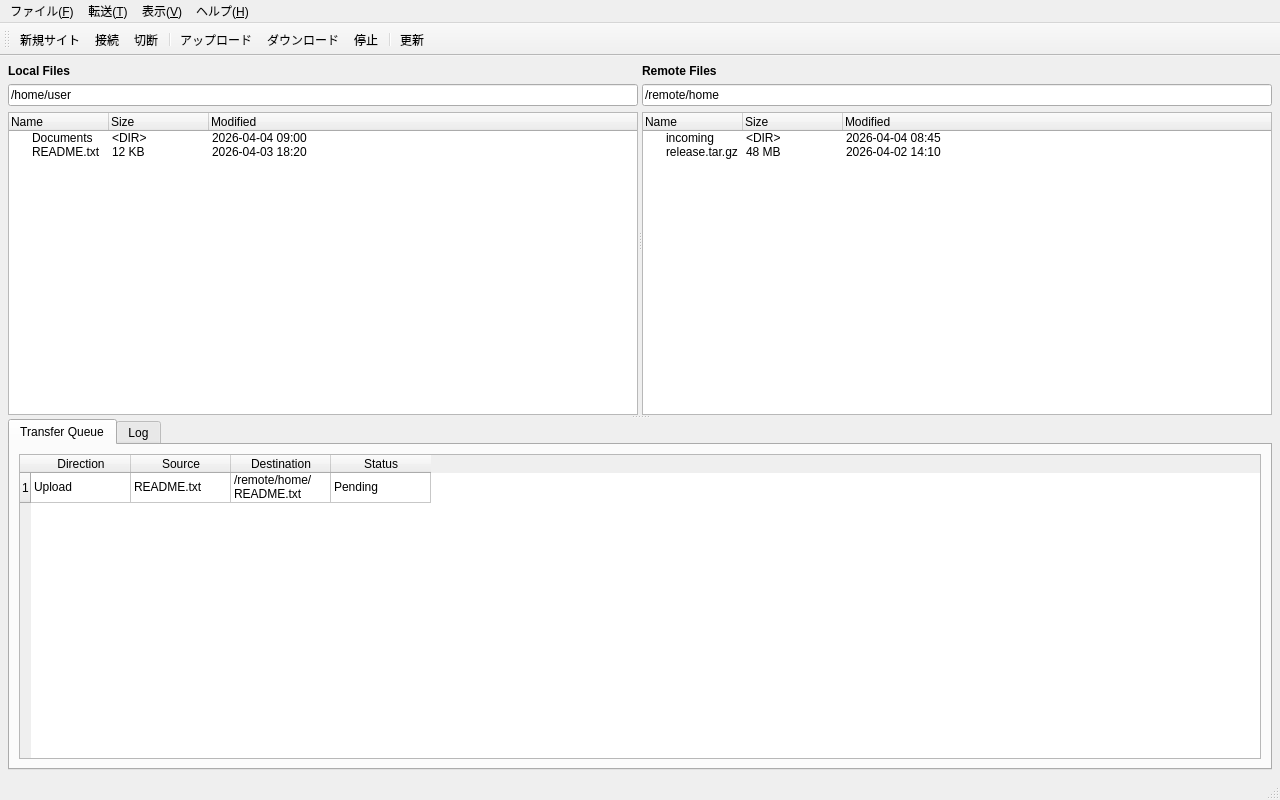
<?xml version="1.0" encoding="UTF-8"?>
<ui version="4.0">
 <class>MainWindow</class>
 <widget class="QMainWindow" name="MainWindow">
  <property name="geometry">
   <rect>
    <x>0</x>
    <y>0</y>
    <width>1280</width>
    <height>800</height>
   </rect>
  </property>
  <property name="windowTitle">
   <string>kdeftpclient</string>
  </property>
  <widget class="QWidget" name="centralwidget">
   <layout class="QVBoxLayout" name="verticalLayout">
    <property name="leftMargin">
     <number>8</number>
    </property>
    <property name="topMargin">
     <number>8</number>
    </property>
    <property name="rightMargin">
     <number>8</number>
    </property>
    <property name="bottomMargin">
     <number>8</number>
    </property>
    <property name="spacing">
     <number>8</number>
    </property>
    <item>
     <widget class="QSplitter" name="mainSplitter">
      <property name="orientation">
       <enum>Qt::Vertical</enum>
      </property>
      <property name="childrenCollapsible">
       <bool>false</bool>
      </property>
      <widget class="QSplitter" name="paneSplitter">
       <property name="orientation">
        <enum>Qt::Horizontal</enum>
       </property>
       <property name="childrenCollapsible">
        <bool>false</bool>
       </property>
       <widget class="QWidget" name="localPane">
        <layout class="QVBoxLayout" name="localPaneLayout">
         <property name="spacing">
          <number>6</number>
         </property>
         <item>
          <widget class="QLabel" name="localPaneTitleLabel">
           <property name="text">
            <string>Local Files</string>
           </property>
           <property name="styleSheet">
            <string notr="true">font-weight: 600;</string>
           </property>
          </widget>
         </item>
         <item>
          <widget class="QLineEdit" name="localPathLineEdit">
           <property name="readOnly">
            <bool>true</bool>
           </property>
           <property name="text">
            <string>/home/user</string>
           </property>
          </widget>
         </item>
         <item>
          <widget class="QTreeWidget" name="localFileTreeWidget">
           <column>
            <property name="text">
             <string>Name</string>
            </property>
           </column>
           <column>
            <property name="text">
             <string>Size</string>
            </property>
           </column>
           <column>
            <property name="text">
             <string>Modified</string>
            </property>
           </column>
           <item>
            <property name="text">
             <string>Documents</string>
            </property>
            <property name="text">
             <string>&lt;DIR&gt;</string>
            </property>
            <property name="text">
             <string>2026-04-04 09:00</string>
            </property>
           </item>
           <item>
            <property name="text">
             <string>README.txt</string>
            </property>
            <property name="text">
             <string>12 KB</string>
            </property>
            <property name="text">
             <string>2026-04-03 18:20</string>
            </property>
           </item>
          </widget>
         </item>
        </layout>
       </widget>
       <widget class="QWidget" name="remotePane">
        <layout class="QVBoxLayout" name="remotePaneLayout">
         <property name="spacing">
          <number>6</number>
         </property>
         <item>
          <widget class="QLabel" name="remotePaneTitleLabel">
           <property name="text">
            <string>Remote Files</string>
           </property>
           <property name="styleSheet">
            <string notr="true">font-weight: 600;</string>
           </property>
          </widget>
         </item>
         <item>
          <widget class="QLineEdit" name="remotePathLineEdit">
           <property name="readOnly">
            <bool>true</bool>
           </property>
           <property name="text">
            <string>/remote/home</string>
           </property>
          </widget>
         </item>
         <item>
          <widget class="QTreeWidget" name="remoteFileTreeWidget">
           <column>
            <property name="text">
             <string>Name</string>
            </property>
           </column>
           <column>
            <property name="text">
             <string>Size</string>
            </property>
           </column>
           <column>
            <property name="text">
             <string>Modified</string>
            </property>
           </column>
           <item>
            <property name="text">
             <string>incoming</string>
            </property>
            <property name="text">
             <string>&lt;DIR&gt;</string>
            </property>
            <property name="text">
             <string>2026-04-04 08:45</string>
            </property>
           </item>
           <item>
            <property name="text">
             <string>release.tar.gz</string>
            </property>
            <property name="text">
             <string>48 MB</string>
            </property>
            <property name="text">
             <string>2026-04-02 14:10</string>
            </property>
           </item>
          </widget>
         </item>
        </layout>
       </widget>
      </widget>
      <widget class="QTabWidget" name="bottomTabWidget">
       <property name="currentIndex">
        <number>0</number>
       </property>
       <widget class="QWidget" name="transferQueueTab">
        <attribute name="title">
         <string>Transfer Queue</string>
        </attribute>
        <layout class="QVBoxLayout" name="transferQueueLayout">
         <item>
          <widget class="QTableWidget" name="transferQueueTableWidget">
           <column>
            <property name="text">
             <string>Direction</string>
            </property>
           </column>
           <column>
            <property name="text">
             <string>Source</string>
            </property>
           </column>
           <column>
            <property name="text">
             <string>Destination</string>
            </property>
           </column>
           <column>
            <property name="text">
             <string>Status</string>
            </property>
           </column>
           <row/>
           <item row="0" column="0">
            <property name="text">
             <string>Upload</string>
            </property>
           </item>
           <item row="0" column="1">
            <property name="text">
             <string>README.txt</string>
            </property>
           </item>
           <item row="0" column="2">
            <property name="text">
             <string>/remote/home/README.txt</string>
            </property>
           </item>
           <item row="0" column="3">
            <property name="text">
             <string>Pending</string>
            </property>
           </item>
          </widget>
         </item>
        </layout>
       </widget>
       <widget class="QWidget" name="logTab">
        <attribute name="title">
         <string>Log</string>
        </attribute>
        <layout class="QVBoxLayout" name="logLayout">
         <item>
          <widget class="QPlainTextEdit" name="logPlainTextEdit">
           <property name="readOnly">
            <bool>true</bool>
           </property>
           <property name="plainText">
            <string>[09:00:00] Application started
[09:00:01] UI skeleton ready
[09:00:02] Transfer backend not connected</string>
           </property>
          </widget>
         </item>
        </layout>
       </widget>
      </widget>
     </widget>
    </item>
   </layout>
  </widget>
  <widget class="QMenuBar" name="menubar">
   <property name="geometry">
    <rect>
     <x>0</x>
     <y>0</y>
     <width>1280</width>
     <height>24</height>
    </rect>
   </property>
   <widget class="QMenu" name="menuFile">
    <property name="title">
     <string>ファイル(&amp;F)</string>
    </property>
    <addaction name="actionNewSite"/>
    <addaction name="actionConnect"/>
    <addaction name="actionDisconnect"/>
    <addaction name="separator"/>
    <addaction name="actionExit"/>
   </widget>
   <widget class="QMenu" name="menuTransfer">
    <property name="title">
     <string>転送(&amp;T)</string>
    </property>
    <addaction name="actionUpload"/>
    <addaction name="actionDownload"/>
    <addaction name="actionStop"/>
   </widget>
   <widget class="QMenu" name="menuView">
    <property name="title">
     <string>表示(&amp;V)</string>
    </property>
    <addaction name="actionRefresh"/>
    <addaction name="actionToggleQueue"/>
   </widget>
   <widget class="QMenu" name="menuHelp">
    <property name="title">
     <string>ヘルプ(&amp;H)</string>
    </property>
    <addaction name="actionAbout"/>
   </widget>
   <addaction name="menuFile"/>
   <addaction name="menuTransfer"/>
   <addaction name="menuView"/>
   <addaction name="menuHelp"/>
  </widget>
  <widget class="QToolBar" name="mainToolBar">
   <property name="windowTitle">
    <string>Main Toolbar</string>
   </property>
   <attribute name="toolBarArea">
    <enum>TopToolBarArea</enum>
   </attribute>
   <attribute name="toolBarBreak">
    <bool>false</bool>
   </attribute>
   <addaction name="actionNewSite"/>
   <addaction name="actionConnect"/>
   <addaction name="actionDisconnect"/>
   <addaction name="separator"/>
   <addaction name="actionUpload"/>
   <addaction name="actionDownload"/>
   <addaction name="actionStop"/>
   <addaction name="separator"/>
   <addaction name="actionRefresh"/>
  </widget>
  <widget class="QStatusBar" name="statusbar"/>
  <action name="actionNewSite">
   <property name="text">
    <string>新規サイト</string>
   </property>
  </action>
  <action name="actionConnect">
   <property name="text">
    <string>接続</string>
   </property>
  </action>
  <action name="actionDisconnect">
   <property name="text">
    <string>切断</string>
   </property>
  </action>
  <action name="actionExit">
   <property name="text">
    <string>終了</string>
   </property>
  </action>
  <action name="actionUpload">
   <property name="text">
    <string>アップロード</string>
   </property>
  </action>
  <action name="actionDownload">
   <property name="text">
    <string>ダウンロード</string>
   </property>
  </action>
  <action name="actionStop">
   <property name="text">
    <string>停止</string>
   </property>
  </action>
  <action name="actionRefresh">
   <property name="text">
    <string>更新</string>
   </property>
  </action>
  <action name="actionToggleQueue">
   <property name="text">
    <string>転送キューを表示</string>
   </property>
  </action>
  <action name="actionAbout">
   <property name="text">
    <string>このアプリについて</string>
   </property>
  </action>
 </widget>
 <resources/>
 <connections/>
</ui>
